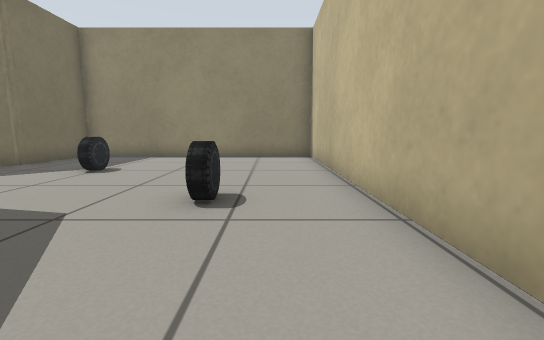
view 1 (above)

12 first-person views from a walk through a Gazebo world. The camera is 0.5 m above the floor, tilts 8° down and sees 90° across. The floor is counted in squares, 0.5 m on a side. Each view is taken from the middle of a square. On the plan, view 1 faces up. The plan holds only what a view shows up to about 11 squares ahead; the rest is blank.

view 2
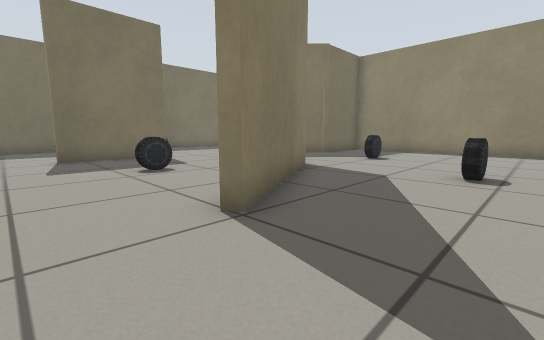

view 3
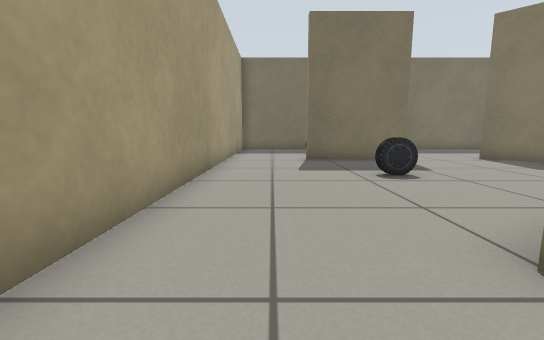

view 4
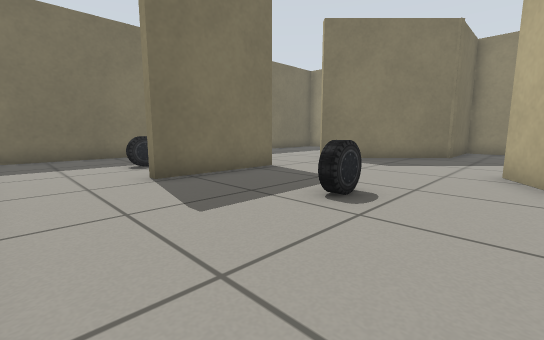

view 5
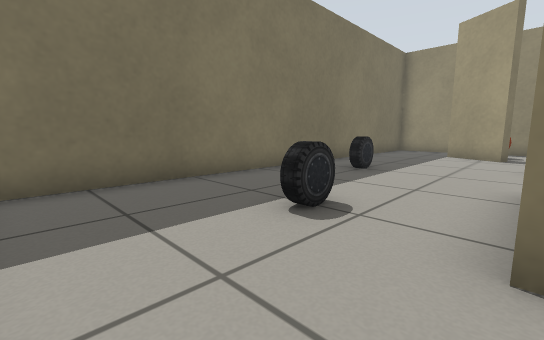

view 6
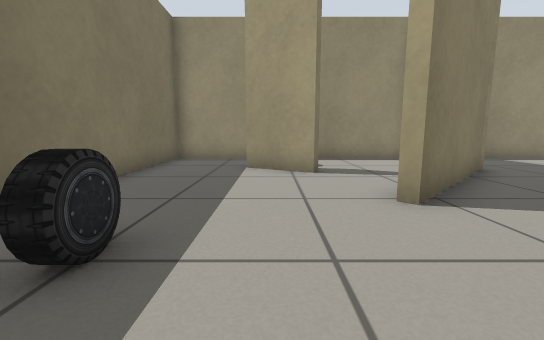

view 7
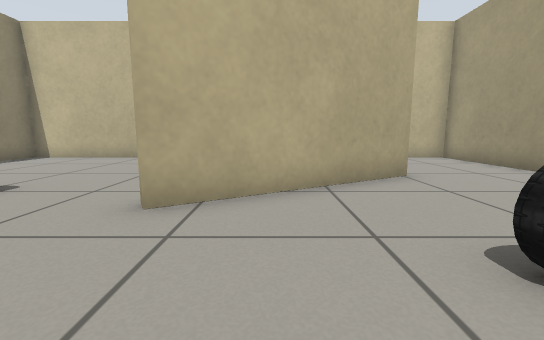

view 8
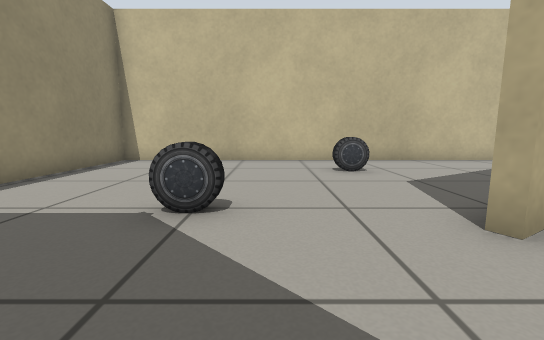

view 9
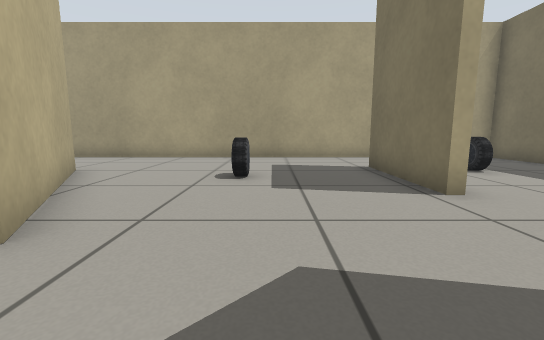

view 10
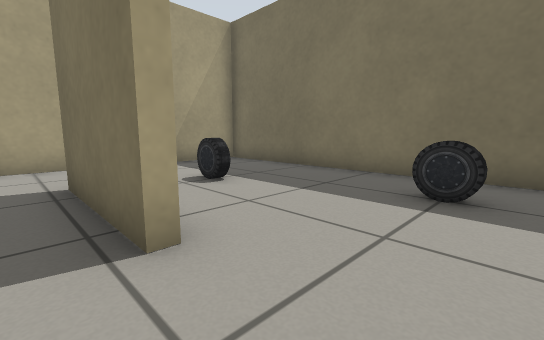

view 11
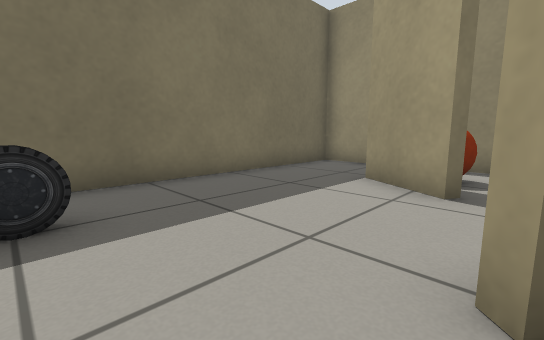

view 12
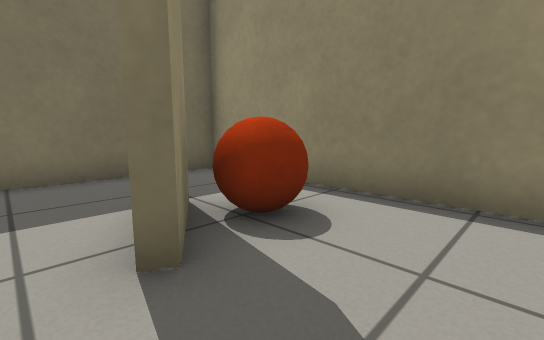

### Floor plan
Points are (right, up) in squares from view 1. A wall is a line through its corners. A room is listed if a view was taken in it or the views show most of it. See-through windows are left out.
Room 1 (views 1, 2, 3, 4, 5, 6, 7, 8, 9, 10, 11, 12)
walls: (-5.6, 3.7) (-5.3, 3.8) (-2.6, -0.9) (-2.8, -1.1) (-5.6, 3.7); (-10.8, 1.9) (-10.8, -1.7); (-12.8, 8.4) (-11.8, 7.9) (-12, 7.6) (-13.4, 8.4); (-8.1, 11.2) (-16.5, 11.2) (-16.5, -4.7) (-14.1, -4.7); (-12.2, -4.7) (1.6, -4.7) (1.6, 11.2) (-7.5, 11.2) (-7.5, 8.1) (-11, 4.6) (-11.3, 4.9)
objects: car (-14, 3); car (-13, -1); orange ball (-13, 9) to (-12, 10); car (-7, 0); car (-5, 7); car (-1, 4)

Where each view was taken, in squares from view 1:
view 1: 0 up, 0 right, facing up
view 2: 3 down, 0 right, facing up-left
view 3: 3 down, 1 left, facing left
view 4: 4 down, 5 left, facing up-left
view 5: 4 down, 11 left, facing up-left
view 6: 1 up, 13 left, facing up
view 7: 2 up, 9 left, facing right
view 8: 6 up, 8 left, facing right
view 9: 6 up, 8 left, facing down
view 10: 4 up, 10 left, facing down-left
view 11: 3 up, 11 left, facing up-left
view 12: 7 up, 10 left, facing up-left
